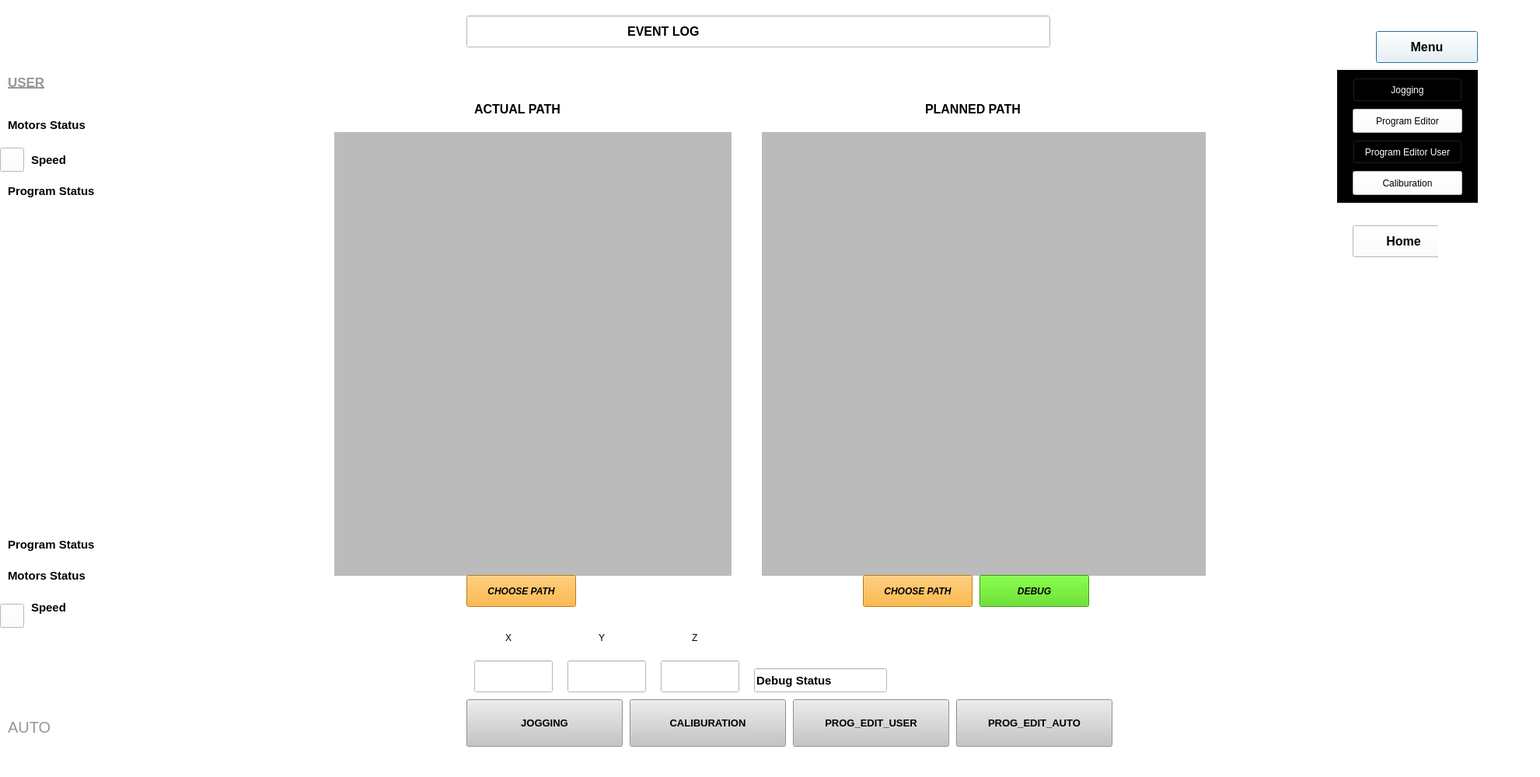
<?xml version="1.0" encoding="UTF-8"?>
<ui version="4.0">
 <class>Dialog</class>
 <widget class="QDialog" name="Dialog">
  <property name="geometry">
   <rect>
    <x>0</x>
    <y>0</y>
    <width>1981</width>
    <height>1000</height>
   </rect>
  </property>
  <property name="windowTitle">
   <string>Dialog</string>
  </property>
  <property name="styleSheet">
   <string notr="true">background-color: rgb(255, 255, 255);</string>
  </property>
  <widget class="QLineEdit" name="lineEdit">
   <property name="geometry">
    <rect>
     <x>600</x>
     <y>20</y>
     <width>751</width>
     <height>41</height>
    </rect>
   </property>
   <property name="font">
    <font>
     <pointsize>12</pointsize>
     <weight>75</weight>
     <bold>true</bold>
    </font>
   </property>
   <property name="text">
    <string>                                              EVENT LOG</string>
   </property>
  </widget>
  <widget class="QLabel" name="label_4">
   <property name="geometry">
    <rect>
     <x>610</x>
     <y>30</y>
     <width>21</width>
     <height>21</height>
    </rect>
   </property>
   <property name="text">
    <string/>
   </property>
   <property name="pixmap">
    <pixmap>../images_home/info.png</pixmap>
   </property>
   <property name="scaledContents">
    <bool>true</bool>
   </property>
  </widget>
  <widget class="QLabel" name="label_6">
   <property name="geometry">
    <rect>
     <x>1540</x>
     <y>700</y>
     <width>311</width>
     <height>251</height>
    </rect>
   </property>
   <property name="text">
    <string/>
   </property>
   <property name="pixmap">
    <pixmap>../images_home/1.png</pixmap>
   </property>
   <property name="scaledContents">
    <bool>true</bool>
   </property>
  </widget>
  <widget class="QLabel" name="label_7">
   <property name="geometry">
    <rect>
     <x>10</x>
     <y>840</y>
     <width>51</width>
     <height>61</height>
    </rect>
   </property>
   <property name="text">
    <string/>
   </property>
   <property name="pixmap">
    <pixmap>../images_home/a-removebg-preview.png</pixmap>
   </property>
   <property name="scaledContents">
    <bool>true</bool>
   </property>
  </widget>
  <widget class="QLabel" name="label_8">
   <property name="geometry">
    <rect>
     <x>10</x>
     <y>920</y>
     <width>91</width>
     <height>31</height>
    </rect>
   </property>
   <property name="font">
    <font>
     <pointsize>15</pointsize>
    </font>
   </property>
   <property name="styleSheet">
    <string notr="true">color:rgb(151, 151, 151);
font-size:15pt;</string>
   </property>
   <property name="text">
    <string>AUTO</string>
   </property>
  </widget>
  <widget class="QLabel" name="label_10">
   <property name="geometry">
    <rect>
     <x>10</x>
     <y>80</y>
     <width>131</width>
     <height>51</height>
    </rect>
   </property>
   <property name="font">
    <font>
     <pointsize>13</pointsize>
     <weight>75</weight>
     <italic>false</italic>
     <bold>true</bold>
     <underline>true</underline>
    </font>
   </property>
   <property name="styleSheet">
    <string notr="true">color:rgb(151, 151, 151);
font-size:13pt;</string>
   </property>
   <property name="text">
    <string>USER</string>
   </property>
  </widget>
  <widget class="QLabel" name="label_9">
   <property name="geometry">
    <rect>
     <x>10</x>
     <y>10</y>
     <width>51</width>
     <height>61</height>
    </rect>
   </property>
   <property name="text">
    <string/>
   </property>
   <property name="pixmap">
    <pixmap>../images_home/U.png</pixmap>
   </property>
   <property name="scaledContents">
    <bool>true</bool>
   </property>
  </widget>
  <widget class="QLabel" name="label_14">
   <property name="geometry">
    <rect>
     <x>1850</x>
     <y>430</y>
     <width>51</width>
     <height>61</height>
    </rect>
   </property>
   <property name="text">
    <string/>
   </property>
   <property name="pixmap">
    <pixmap>../images_home/search.png</pixmap>
   </property>
   <property name="scaledContents">
    <bool>true</bool>
   </property>
  </widget>
  <widget class="QPushButton" name="homemenubtn3">
   <property name="geometry">
    <rect>
     <x>1770</x>
     <y>40</y>
     <width>131</width>
     <height>41</height>
    </rect>
   </property>
   <property name="font">
    <font>
     <pointsize>12</pointsize>
     <weight>75</weight>
     <bold>true</bold>
    </font>
   </property>
   <property name="text">
    <string>Menu</string>
   </property>
   <property name="icon">
    <iconset>
     <normaloff>:/symbol/menu.png</normaloff>:/symbol/menu.png</iconset>
   </property>
  </widget>
  <widget class="QLabel" name="label">
   <property name="geometry">
    <rect>
     <x>610</x>
     <y>120</y>
     <width>191</width>
     <height>41</height>
    </rect>
   </property>
   <property name="font">
    <font>
     <family>MS Shell Dlg 2</family>
     <pointsize>12</pointsize>
     <weight>75</weight>
     <italic>false</italic>
     <bold>true</bold>
    </font>
   </property>
   <property name="text">
    <string>ACTUAL PATH</string>
   </property>
  </widget>
  <widget class="QLabel" name="label_2">
   <property name="geometry">
    <rect>
     <x>1190</x>
     <y>120</y>
     <width>201</width>
     <height>41</height>
    </rect>
   </property>
   <property name="font">
    <font>
     <family>MS Shell Dlg 2</family>
     <pointsize>12</pointsize>
     <weight>75</weight>
     <italic>false</italic>
     <bold>true</bold>
    </font>
   </property>
   <property name="text">
    <string>PLANNED PATH</string>
   </property>
  </widget>
  <widget class="QLabel" name="label_3">
   <property name="geometry">
    <rect>
     <x>430</x>
     <y>170</y>
     <width>511</width>
     <height>571</height>
    </rect>
   </property>
   <property name="styleSheet">
    <string notr="true">background-color: rgb(187, 187, 187);</string>
   </property>
   <property name="text">
    <string/>
   </property>
  </widget>
  <widget class="QLabel" name="label_5">
   <property name="geometry">
    <rect>
     <x>980</x>
     <y>170</y>
     <width>571</width>
     <height>571</height>
    </rect>
   </property>
   <property name="styleSheet">
    <string notr="true">background-color: rgb(187, 187, 187);</string>
   </property>
   <property name="text">
    <string/>
   </property>
  </widget>
  <widget class="QPushButton" name="pushButton_5">
   <property name="geometry">
    <rect>
     <x>600</x>
     <y>740</y>
     <width>141</width>
     <height>41</height>
    </rect>
   </property>
   <property name="font">
    <font>
     <family>MS Sans Serif</family>
     <weight>75</weight>
     <italic>true</italic>
     <bold>true</bold>
    </font>
   </property>
   <property name="styleSheet">
    <string notr="true">background-color: rgb(255, 169, 21);</string>
   </property>
   <property name="text">
    <string>CHOOSE PATH</string>
   </property>
  </widget>
  <widget class="QPushButton" name="pushButton_7">
   <property name="geometry">
    <rect>
     <x>1110</x>
     <y>740</y>
     <width>141</width>
     <height>41</height>
    </rect>
   </property>
   <property name="font">
    <font>
     <family>MS Sans Serif</family>
     <weight>75</weight>
     <italic>true</italic>
     <bold>true</bold>
    </font>
   </property>
   <property name="styleSheet">
    <string notr="true">background-color: rgb(255, 169, 21);</string>
   </property>
   <property name="text">
    <string>CHOOSE PATH</string>
   </property>
  </widget>
  <widget class="QPushButton" name="pushButton_8">
   <property name="geometry">
    <rect>
     <x>1260</x>
     <y>740</y>
     <width>141</width>
     <height>41</height>
    </rect>
   </property>
   <property name="font">
    <font>
     <family>MS Sans Serif</family>
     <weight>75</weight>
     <italic>true</italic>
     <bold>true</bold>
    </font>
   </property>
   <property name="styleSheet">
    <string notr="true">background-color: rgb(70, 211, 0);</string>
   </property>
   <property name="text">
    <string>DEBUG</string>
   </property>
  </widget>
  <widget class="QStackedWidget" name="stackedWidget">
   <property name="geometry">
    <rect>
     <x>1720</x>
     <y>90</y>
     <width>181</width>
     <height>171</height>
    </rect>
   </property>
   <property name="styleSheet">
    <string notr="true">background-color: rgb(0, 0, 0);
border-color: rgb(170, 0, 0);</string>
   </property>
   <property name="currentIndex">
    <number>0</number>
   </property>
   <widget class="QWidget" name="page">
    <widget class="QPushButton" name="joggingbtn4">
     <property name="geometry">
      <rect>
       <x>20</x>
       <y>10</y>
       <width>141</width>
       <height>31</height>
      </rect>
     </property>
     <property name="styleSheet">
      <string notr="true">color: rgb(255, 255, 255);</string>
     </property>
     <property name="text">
      <string>Jogging</string>
     </property>
     <property name="shortcut">
      <string>J</string>
     </property>
    </widget>
    <widget class="QPushButton" name="programbtn5">
     <property name="geometry">
      <rect>
       <x>20</x>
       <y>50</y>
       <width>141</width>
       <height>31</height>
      </rect>
     </property>
     <property name="styleSheet">
      <string notr="true">background-color: rgb(255, 255, 255);</string>
     </property>
     <property name="text">
      <string>Program Editor</string>
     </property>
    </widget>
    <widget class="QPushButton" name="calibratebtn7">
     <property name="geometry">
      <rect>
       <x>20</x>
       <y>130</y>
       <width>141</width>
       <height>31</height>
      </rect>
     </property>
     <property name="styleSheet">
      <string notr="true">background-color: rgb(255, 255, 255);</string>
     </property>
     <property name="text">
      <string>Caliburation</string>
     </property>
    </widget>
    <widget class="QPushButton" name="pushButton_17">
     <property name="geometry">
      <rect>
       <x>20</x>
       <y>90</y>
       <width>141</width>
       <height>31</height>
      </rect>
     </property>
     <property name="styleSheet">
      <string notr="true">color: rgb(255, 255, 255);</string>
     </property>
     <property name="text">
      <string>Program Editor User</string>
     </property>
    </widget>
   </widget>
   <widget class="QWidget" name="page_2">
    <widget class="QPushButton" name="pushButton_13">
     <property name="geometry">
      <rect>
       <x>20</x>
       <y>10</y>
       <width>91</width>
       <height>31</height>
      </rect>
     </property>
     <property name="text">
      <string>PushButton</string>
     </property>
    </widget>
    <widget class="QPushButton" name="pushButton_14">
     <property name="geometry">
      <rect>
       <x>60</x>
       <y>50</y>
       <width>91</width>
       <height>31</height>
      </rect>
     </property>
     <property name="text">
      <string>PushButton</string>
     </property>
    </widget>
   </widget>
  </widget>
  <widget class="QPushButton" name="hmmenubtn10">
   <property name="geometry">
    <rect>
     <x>1740</x>
     <y>290</y>
     <width>131</width>
     <height>41</height>
    </rect>
   </property>
   <property name="font">
    <font>
     <pointsize>12</pointsize>
     <weight>75</weight>
     <bold>true</bold>
    </font>
   </property>
   <property name="text">
    <string>Home</string>
   </property>
   <property name="icon">
    <iconset>
     <normaloff>:/symbol/menu.png</normaloff>:/symbol/menu.png</iconset>
   </property>
  </widget>
  <widget class="QLabel" name="label_12">
   <property name="geometry">
    <rect>
     <x>1850</x>
     <y>270</y>
     <width>51</width>
     <height>61</height>
    </rect>
   </property>
   <property name="text">
    <string/>
   </property>
   <property name="pixmap">
    <pixmap>home.png</pixmap>
   </property>
   <property name="scaledContents">
    <bool>true</bool>
   </property>
  </widget>
  <widget class="QPushButton" name="increment_4">
   <property name="geometry">
    <rect>
     <x>600</x>
     <y>900</y>
     <width>201</width>
     <height>61</height>
    </rect>
   </property>
   <property name="font">
    <font>
     <pointsize>10</pointsize>
     <weight>75</weight>
     <bold>true</bold>
    </font>
   </property>
   <property name="styleSheet">
    <string notr="true">background-color: rgb(255, 169, 21);
background-color: rgb(197, 197, 197);
</string>
   </property>
   <property name="text">
    <string>JOGGING</string>
   </property>
  </widget>
  <widget class="QLabel" name="label_11">
   <property name="geometry">
    <rect>
     <x>650</x>
     <y>810</y>
     <width>41</width>
     <height>21</height>
    </rect>
   </property>
   <property name="text">
    <string>X</string>
   </property>
  </widget>
  <widget class="QLabel" name="label_13">
   <property name="geometry">
    <rect>
     <x>770</x>
     <y>810</y>
     <width>41</width>
     <height>21</height>
    </rect>
   </property>
   <property name="text">
    <string>Y</string>
   </property>
  </widget>
  <widget class="QLineEdit" name="lineEdit_2">
   <property name="geometry">
    <rect>
     <x>610</x>
     <y>850</y>
     <width>101</width>
     <height>41</height>
    </rect>
   </property>
  </widget>
  <widget class="QLabel" name="label_15">
   <property name="geometry">
    <rect>
     <x>890</x>
     <y>810</y>
     <width>41</width>
     <height>21</height>
    </rect>
   </property>
   <property name="text">
    <string>Z</string>
   </property>
  </widget>
  <widget class="QPushButton" name="increment_5">
   <property name="geometry">
    <rect>
     <x>810</x>
     <y>900</y>
     <width>201</width>
     <height>61</height>
    </rect>
   </property>
   <property name="font">
    <font>
     <pointsize>10</pointsize>
     <weight>75</weight>
     <bold>true</bold>
    </font>
   </property>
   <property name="styleSheet">
    <string notr="true">background-color: rgb(255, 169, 21);
background-color: rgb(197, 197, 197);
</string>
   </property>
   <property name="text">
    <string>CALIBURATION</string>
   </property>
  </widget>
  <widget class="QLineEdit" name="lineEdit_5">
   <property name="geometry">
    <rect>
     <x>970</x>
     <y>860</y>
     <width>171</width>
     <height>31</height>
    </rect>
   </property>
   <property name="font">
    <font>
     <pointsize>11</pointsize>
     <weight>75</weight>
     <bold>true</bold>
    </font>
   </property>
   <property name="text">
    <string>Debug Status</string>
   </property>
  </widget>
  <widget class="QLineEdit" name="lineEdit_4">
   <property name="geometry">
    <rect>
     <x>850</x>
     <y>850</y>
     <width>101</width>
     <height>41</height>
    </rect>
   </property>
  </widget>
  <widget class="QPushButton" name="increment_6">
   <property name="geometry">
    <rect>
     <x>1230</x>
     <y>900</y>
     <width>201</width>
     <height>61</height>
    </rect>
   </property>
   <property name="font">
    <font>
     <pointsize>10</pointsize>
     <weight>75</weight>
     <bold>true</bold>
    </font>
   </property>
   <property name="styleSheet">
    <string notr="true">background-color: rgb(255, 169, 21);
background-color: rgb(197, 197, 197);
</string>
   </property>
   <property name="text">
    <string>PROG_EDIT_AUTO</string>
   </property>
  </widget>
  <widget class="QPushButton" name="increment_7">
   <property name="geometry">
    <rect>
     <x>1020</x>
     <y>900</y>
     <width>201</width>
     <height>61</height>
    </rect>
   </property>
   <property name="font">
    <font>
     <pointsize>10</pointsize>
     <weight>75</weight>
     <bold>true</bold>
    </font>
   </property>
   <property name="styleSheet">
    <string notr="true">background-color: rgb(255, 169, 21);
background-color: rgb(197, 197, 197);
</string>
   </property>
   <property name="text">
    <string>PROG_EDIT_USER</string>
   </property>
  </widget>
  <widget class="QLineEdit" name="lineEdit_3">
   <property name="geometry">
    <rect>
     <x>730</x>
     <y>850</y>
     <width>101</width>
     <height>41</height>
    </rect>
   </property>
  </widget>
  <widget class="QPushButton" name="pushButton_6">
   <property name="geometry">
    <rect>
     <x>0</x>
     <y>777</y>
     <width>31</width>
     <height>31</height>
    </rect>
   </property>
   <property name="font">
    <font>
     <weight>75</weight>
     <bold>true</bold>
    </font>
   </property>
   <property name="text">
    <string/>
   </property>
   <property name="icon">
    <iconset>
     <normaloff>../images_home/speed_img.png</normaloff>../images_home/speed_img.png</iconset>
   </property>
  </widget>
  <widget class="QLabel" name="label_47">
   <property name="geometry">
    <rect>
     <x>10</x>
     <y>685</y>
     <width>221</width>
     <height>31</height>
    </rect>
   </property>
   <property name="font">
    <font>
     <pointsize>11</pointsize>
     <weight>75</weight>
     <bold>true</bold>
    </font>
   </property>
   <property name="text">
    <string>Program Status</string>
   </property>
  </widget>
  <widget class="QLabel" name="label_49">
   <property name="geometry">
    <rect>
     <x>40</x>
     <y>766</y>
     <width>111</width>
     <height>31</height>
    </rect>
   </property>
   <property name="font">
    <font>
     <pointsize>11</pointsize>
     <weight>75</weight>
     <bold>true</bold>
    </font>
   </property>
   <property name="text">
    <string>Speed</string>
   </property>
  </widget>
  <widget class="QLabel" name="label_48">
   <property name="geometry">
    <rect>
     <x>10</x>
     <y>720</y>
     <width>171</width>
     <height>41</height>
    </rect>
   </property>
   <property name="font">
    <font>
     <pointsize>11</pointsize>
     <weight>75</weight>
     <bold>true</bold>
    </font>
   </property>
   <property name="text">
    <string>Motors Status</string>
   </property>
  </widget>
  <widget class="QLabel" name="label_46">
   <property name="geometry">
    <rect>
     <x>10</x>
     <y>230</y>
     <width>201</width>
     <height>31</height>
    </rect>
   </property>
   <property name="font">
    <font>
     <pointsize>11</pointsize>
     <weight>75</weight>
     <bold>true</bold>
    </font>
   </property>
   <property name="text">
    <string>Program Status</string>
   </property>
  </widget>
  <widget class="QLabel" name="label_44">
   <property name="geometry">
    <rect>
     <x>10</x>
     <y>140</y>
     <width>211</width>
     <height>41</height>
    </rect>
   </property>
   <property name="font">
    <font>
     <pointsize>11</pointsize>
     <weight>75</weight>
     <bold>true</bold>
    </font>
   </property>
   <property name="text">
    <string>Motors Status</string>
   </property>
  </widget>
  <widget class="QPushButton" name="pushButton_2">
   <property name="geometry">
    <rect>
     <x>0</x>
     <y>190</y>
     <width>31</width>
     <height>31</height>
    </rect>
   </property>
   <property name="font">
    <font>
     <weight>75</weight>
     <bold>true</bold>
    </font>
   </property>
   <property name="text">
    <string/>
   </property>
   <property name="icon">
    <iconset>
     <normaloff>../images_home/speed_img.png</normaloff>../images_home/speed_img.png</iconset>
   </property>
  </widget>
  <widget class="QLabel" name="label_45">
   <property name="geometry">
    <rect>
     <x>40</x>
     <y>190</y>
     <width>111</width>
     <height>31</height>
    </rect>
   </property>
   <property name="font">
    <font>
     <pointsize>11</pointsize>
     <weight>75</weight>
     <bold>true</bold>
    </font>
   </property>
   <property name="text">
    <string>Speed</string>
   </property>
  </widget>
 </widget>
 <resources>
  <include location="images_home/symbols.qrc"/>
 </resources>
 <connections/>
</ui>
